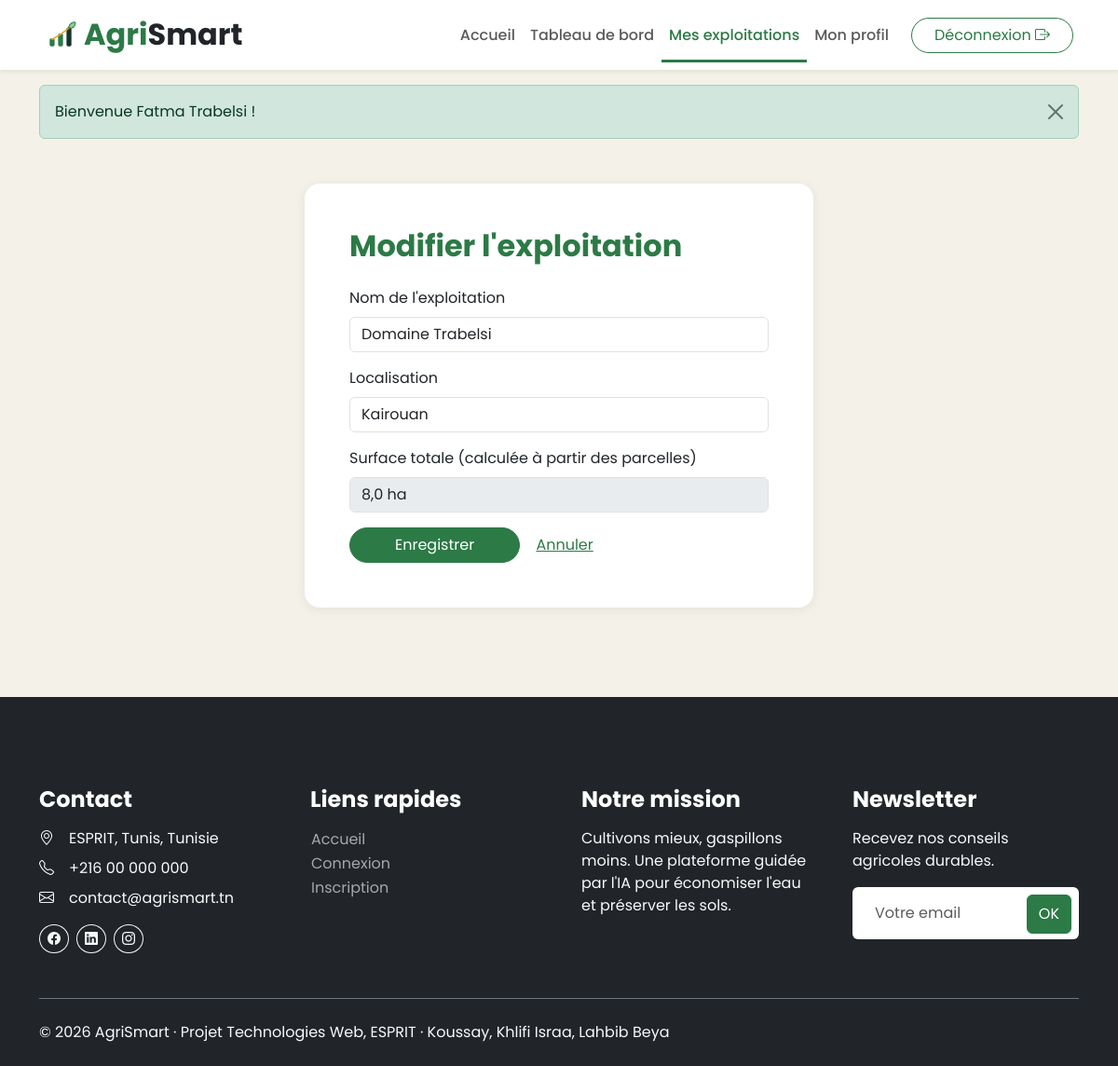
Screenshot of /frontoffice/index.php?page=exploitation-form&id=3 (signed in) with the database file from the repository.
### tables this page shows
CREATE TABLE exploitation (
    id              INT AUTO_INCREMENT PRIMARY KEY,
    agriculteur_id  INT NOT NULL,
    nom             VARCHAR(100) NOT NULL,
    localisation    VARCHAR(150) NOT NULL,
    created_at      TIMESTAMP DEFAULT CURRENT_TIMESTAMP,
    CONSTRAINT fk_exploitation_user FOREIGN KEY (agriculteur_id) REFERENCES utilisateur(id) ON DELETE CASCADE
);

CREATE TABLE parcelle (
    id               INT AUTO_INCREMENT PRIMARY KEY,
    exploitation_id  INT NOT NULL,
    nom              VARCHAR(100) NOT NULL,
    surface          DECIMAL(8,2) NOT NULL,                  
    type_sol         ENUM('Argileux','Sablonneux','Limoneux','Calcaire') NOT NULL,
    CONSTRAINT fk_parcelle_exploitation FOREIGN KEY (exploitation_id) REFERENCES exploitation(id) ON DELETE CASCADE
);

### frontoffice/controllers/Controller.php (called while the page is built, shortened)
<?php
abstract class Controller
{
    protected function render(string $view, array $data = []): void
    {
        extract($data, EXTR_SKIP);
        require __DIR__ . '/../views/' . $view . '.php';
    }
    protected function requireLogin(): Agriculteur
    {
        $user = users()->requireRole(Utilisateur::ROLE_AGRICULTEUR);
        return $user;
    }
}

### frontoffice/controllers/ExploitationController.php (called while the page is built, shortened)
<?php
require_once __DIR__ . '/../../config/database.php';
class ExploitationController extends Controller
{
    private PDO $db;
    public function __construct()
    {
        $this->db = Database::getConnexion();
    }
    public function form(): void
    {
        $user = $this->requireLogin();
        $id = (int) ($_GET['id'] ?? 0);
        $exploitation = $id ? $this->findOwned($id, $user->getId()) : null;
        $this->render('exploitation_form', compact('exploitation', 'errors'));
    }
    public function findOwned(int $id, int $agriculteurId): ?Exploitation
    {
        $stmt = $this->db->prepare('SELECT * FROM exploitation WHERE id = :id AND agriculteur_id = :a LIMIT 1');
        $stmt->execute(['id' => $id, 'a' => $agriculteurId]);
        $row = $stmt->fetch();
        $x = Exploitation::fromArray($row);
        $list = [$x];
        $this->attachParcelles($list);
        return $x;
    }
    private function attachParcelles(array $list): void
    {
        $ids = array_map(fn(Exploitation $x) => $x->getId(), $list);
        $marks = implode(',', array_fill(0, count($ids), '?'));
        $stmt = $this->db->prepare('SELECT * FROM parcelle WHERE exploitation_id IN (' . $marks . ') ORDER BY id ASC');
        $stmt->execute($ids);
        $byExploitation = [];
        foreach ($stmt->fetchAll() as $row) {
            $byExploitation[(int) $row['exploitation_id']][] = Parcelle::fromArray($row);
        }
    }
}

### frontoffice/index.php (called while the page is built, shortened)
<?php
require_once __DIR__ . '/../core/helpers.php';
require_once __DIR__ . '/../controllers/UserController.php';
require_once __DIR__ . '/helpers.php';
require_once __DIR__ . '/controllers/Controller.php';
$routes = [
    'home'              => ['HomeController',         'index'],
    'login'             => ['AuthController',         'login'],
    'register'          => ['AuthController',         'register'],
    'logout'            => ['AuthController',         'logout'],
    'dashboard'         => ['DashboardController',    'index'],
    'profile'           => ['ProfileController',      'index'],
    'profile-password'  => ['ProfileController',      'password'],
    'profile-delete'    => ['ProfileController',      'delete'],
    'exploitations'     => ['ExploitationController', 'index'],
    'exploitation-form' => ['ExploitationController', 'form'],
    'exploitation-delete' => ['ExploitationController', 'delete'],
    'parcelles'         => ['ParcelleController',     'index'],
    'parcelle-form'     => ['ParcelleController',     'form'],
    'parcelle-delete'   => ['ParcelleController',     'delete'],
];
$page = (string) ($_GET['page'] ?? 'home');
[$class, $method] = $routes[$page];
(new $class())->$method();

### config/database.php (called while the page is built, shortened)
<?php
class Database
{
    private static ?PDO $pdo = null;
    public static function getConnexion(): PDO
    {
        if (self::$pdo === null) {
            $config = require __DIR__ . '/config.php';
            $db = $config['db'];
            $dsn = sprintf('mysql:host=%s;port=%d;dbname=%s;charset=%s', $db['host'], $db['port'], $db['name'], $db['charset']);
            try {
                self::$pdo = new PDO($dsn, $db['user'], $db['pass'], [
                    PDO::ATTR_ERRMODE            => PDO::ERRMODE_EXCEPTION,
                    PDO::ATTR_DEFAULT_FETCH_MODE => PDO::FETCH_ASSOC,
                    PDO::ATTR_EMULATE_PREPARES   => false,
                ]);
            } catch (PDOException $e) {
                error_log('AgriSmart DB: ' . $e->getMessage());
                http_response_code(500);
                die(!empty($config['debug'])
                    ? 'Erreur base de données : ' . htmlspecialchars($e->getMessage(), ENT_QUOTES, 'UTF-8')
                    : 'Service temporairement indisponible (connexion à la base de données impossible).');
            }
        }
        return self::$pdo;
    }
}

### config/config.php (called while the page is built, shortened)
<?php
$config = [
    'db' => [
        'host'    => 'localhost',
        'port'    => 3306,
        'name'    => 'agrismart',
        'user'    => 'root',
        'pass'    => '',
        'charset' => 'utf8mb4',
    ],
    'debug'            => false,
    'session_lifetime' => 1800,
    'max_login_tries'  => 5,
    'lockout_minutes'  => 5,
];
$local = __DIR__ . '/config.local.php';
return $config;

### frontoffice/helpers.php (called while the page is built, shortened)
<?php
function users(): UserController
{
    static $controller = null;
    if ($controller === null) {
        $controller = new UserController();
    }
    return $controller;
}

### controllers/UserController.php (called while the page is built, shortened)
<?php
require_once __DIR__ . '/../config/database.php';
class UserController
{
    private PDO $db;
    private ?Utilisateur $current = null;
    private bool $currentLoaded = false;
    public function __construct()
    {
        $this->db = Database::getConnexion();
        $this->config = require __DIR__ . '/../config/config.php';
    }
    public static function isAuthenticated(): bool
    {
        return !empty($_SESSION['user_id']);
    }
    public function currentUser(): ?Utilisateur
    {
        if (!$this->currentLoaded) {
            $this->currentLoaded = true;
            $this->current = $this->findById((int) $_SESSION['user_id']);
        }
        return $this->current;
    }
    public function requireAuth(): Utilisateur
    {
        $user = $this->currentUser();
        return $user;
    }
    public function requireRole(string $role): Utilisateur
    {
        $user = $this->requireAuth();
        return $user;
    }
    public function findById(int $id): ?Utilisateur
    {
        $stmt = $this->db->prepare('SELECT * FROM utilisateur WHERE id = :id LIMIT 1');
        $stmt->execute(['id' => $id]);
        $row = $stmt->fetch();
        return $row ? Utilisateur::fromArray($row) : null;
    }
}

### models/Utilisateur.php (called while the page is built, shortened)
<?php
class Utilisateur
{
    protected int $id = 0;
    protected bool $actif = true;
    public function getId(): int { return $this->id; }
    public function isActif(): bool { return $this->actif; }
    public function setId(int $id): void { $this->id = $id; }
    public function setActif(bool $actif): void { $this->actif = $actif; }
    public static function fromArray(array $r): Utilisateur
    {
        $u = ($r['role'] ?? '') === self::ROLE_ADMIN ? new Administrateur() : new Agriculteur();
        $u->setId((int) ($r['id'] ?? 0));
        $u->setNom((string) ($r['nom'] ?? ''));
        $u->setEmail((string) ($r['email'] ?? ''));
        $u->setMotDePasse((string) ($r['mot_de_passe'] ?? ''));
        $u->setActif((bool) ($r['actif'] ?? 1));
        $u->setDerniereConnexion($r['derniere_connexion'] ?? null);
        $u->setCreatedAt((string) ($r['created_at'] ?? ''));
        if ($u instanceof Agriculteur) {
            $u->setTelephone((string) ($r['telephone'] ?? ''));
            $u->setAdresse((string) ($r['adresse'] ?? ''));
            $u->setRegion((string) ($r['region'] ?? ''));
        } elseif ($u instanceof Administrateur) {
            $u->setNiveauAcces((int) ($r['niveau_acces'] ?? 1));
        }
        return $u;
    }
}

### models/Agriculteur.php (called while the page is built, shortened)
<?php
class Agriculteur extends Utilisateur
{
    public function getRole(): string { return self::ROLE_AGRICULTEUR; }
}

### models/Exploitation.php (called while the page is built, shortened)
<?php
class Exploitation
{
    private int $id = 0;
    public function getId(): int { return $this->id; }
    public function setId(int $id): void { $this->id = $id; }
    public static function fromArray(array $r): self
    {
        $x = new self();
        $x->setId((int) ($r['id'] ?? 0));
        $x->setAgriculteurId((int) ($r['agriculteur_id'] ?? 0));
        $x->setNom((string) ($r['nom'] ?? ''));
        $x->setLocalisation((string) ($r['localisation'] ?? ''));
        return $x;
    }
}

### models/Parcelle.php (called while the page is built, shortened)
<?php
class Parcelle
{
    public static function fromArray(array $r): self
    {
        $p = new self();
        $p->setId((int) ($r['id'] ?? 0));
        $p->setExploitationId((int) ($r['exploitation_id'] ?? 0));
        $p->setNom((string) ($r['nom'] ?? ''));
        $p->setSurface((float) ($r['surface'] ?? 0));
        $p->setTypeSol((string) ($r['type_sol'] ?? ''));
        return $p;
    }
}

### core/helpers.php (called while the page is built, shortened)
<?php
function url(string $page, array $params = []): string
{
    return 'index.php?' . http_build_query(['page' => $page] + $params);
}

### frontoffice/views/exploitation_form.php (the view, shortened to what this page needs)
<!DOCTYPE html>
<html lang="fr">
<head>
    <?php require_once __DIR__ . '/includes/head.php'; ?>
</head>
<body>
<?php require_once __DIR__ . '/includes/navbar.php'; ?>
<?php $editing = $exploitation !== null; ?>
<section class="container py-5">
    <div class="row justify-content-center">
        <div class="col-lg-6">
            <div class="card p-4 p-md-5">
                <h2 class="text-primary mb-4"><?= $editing ? 'Modifier l\'exploitation' : 'Nouvelle exploitation' ?></h2>
                <form method="post" action="<?= url('exploitation-form', $editing ? ['id' => $exploitation->getId()] : []) ?>" novalidate data-validate>
                    <div class="mb-3">
                        <label for="nom" class="form-label">Nom de l'exploitation</label>
                        <input type="text" id="nom" name="nom" data-rules="required|min:3|max:100" value="<?= e($_POST['nom'] ?? ($editing ? $exploitation->getNom() : '')) ?>" class="form-control<?= isset($errors['nom']) ? ' is-invalid' : '' ?>">
                    </div>
                    <div class="mb-3">
                        <label for="localisation" class="form-label">Localisation</label>
                        <input type="text" id="localisation" name="localisation" data-rules="required|max:150" value="<?= e($_POST['localisation'] ?? ($editing ? $exploitation->getLocalisation() : '')) ?>" class="form-control<?= isset($errors['localisation']) ? ' is-invalid' : '' ?>">
                    </div>
                    <?php if ($editing): ?>
                        <div class="mb-3">
                            <label class="form-label">Surface totale (calculée à partir des parcelles)</label>
                            <input type="text" class="form-control" value="<?= number_format($exploitation->calculerSurface(), 1, ',', ' ') ?> ha" disabled>
                        </div>
                    <?php endif; ?>
                    <button type="submit" class="btn btn-primary rounded-pill px-5">Enregistrer</button>
                    <a href="<?= url('exploitations') ?>" class="btn btn-link">Annuler</a>
                </form>
            </div>
        </div>
    </div>
</section>
<?php require_once __DIR__ . '/includes/footer.php'; ?>
</body>
</html>

### frontoffice/css/agrismart.css (style rules this page uses)
:root { --as-leaf: #2C7A46; --as-forest: #17352A; --as-ochre: #E3A72F; --as-sand: #F4F1E8; --bs-primary: #2C7A46; --bs-primary-rgb: 44, 122, 70; --bs-link-color: #2C7A46; --bs-link-hover-color: #17352A; --bs-body-font-family: 'Poppins', system-ui, -apple-system, 'Segoe UI', sans-serif; }
body { background: var(--as-sand); color: #1f2a24; }
h1, h2, h3, h4, h5, h6 { font-weight: 700; }
.text-primary { color: var(--as-leaf) !important; }
.btn-primary { --bs-btn-bg: #2C7A46; --bs-btn-border-color: #2C7A46; --bs-btn-hover-bg: #17352A; --bs-btn-hover-border-color: #17352A; --bs-btn-active-bg: #17352A; --bs-btn-active-border-color: #17352A; }
.card { border: 0; border-radius: 16px; box-shadow: 0 2px 12px rgba(23, 53, 42, .08); }

### rows the page displays
exploitation: nom "Domaine Trabelsi", localisation "Kairouan"
parcelle: surface "8,0 ha"

### other values shown
$flash['msg'] "Bienvenue Fatma Trabelsi !"
